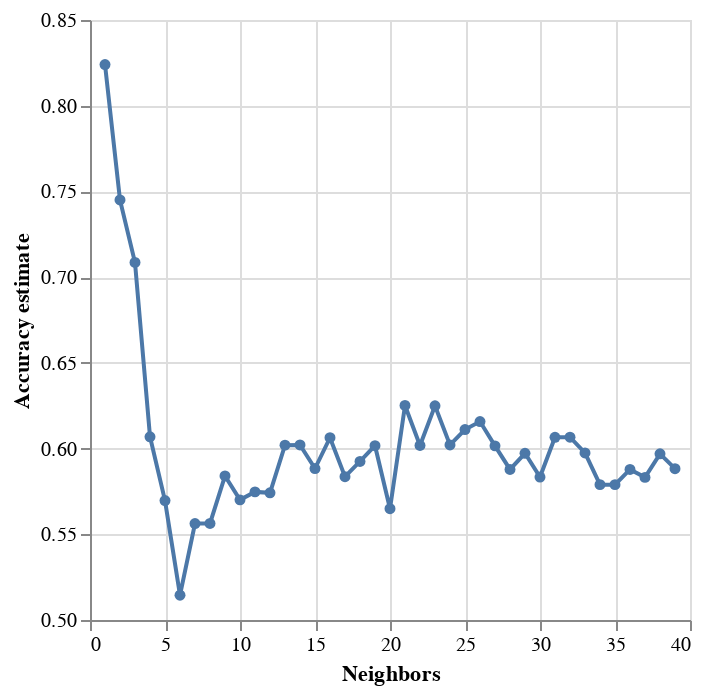

Notebook source saved alongside this figure:
### Markdown cell above
### 9 - Model training and tuning

We fit a KNN classifier and tuned the number of neighbors K. Small K values can lead to overfitting by making predictions too sensitive to individual observations, while large K values can lead to underfitting by overly smoothing decision boundaries. We used cross-validation to compare a range of K values and selected the value that produced the strongest and most stable performance.

### Code cell
#fitting to data

players_tune_grid.fit(X_train, y_train)

players_grid = pd.DataFrame(players_tune_grid.cv_results_)
players_grid
#plotting the accuracy vs k
accuracy_vs_k = alt.Chart(players_grid).mark_line(point=True).encode(
    x=alt.X("param_kneighborsclassifier__n_neighbors").title("Neighbors"),
    y=alt.Y("mean_test_score")
        .scale(zero=False)
        .title("Accuracy estimate")
)

accuracy_vs_k

### Figure 1 — Vega-Lite specification as saved in the notebook (floating-point values rounded to 4 significant figures)
{"config": {"view": {"continuousWidth": 300, "continuousHeight": 300}}, "data": {"name": "data-d13b1bb2ae2caca4b7cf39c2cec2a21d"}, "mark": {"type": "line", "point": true}, "encoding": {"x": {"field": "param_kneighborsclassifier__n_neighbors", "title": "Neighbors", "type": "quantitative"}, "y": {"field": "mean_test_score", "scale": {"zero": false}, "title": "Accuracy estimate", "type": "quantitative"}}, "$schema": "https://vega.github.io/schema/vega-lite/v5.20.1.json", "datasets": {"data-d13b1bb2ae2caca4b7cf39c2cec2a21d": [{"mean_fit_time": 0.004908, "std_fit_time": 0.0005008, "mean_score_time": 0.008797, "std_score_time": 0.00656, "param_kneighborsclassifier__n_neighbors": 1, "params": {"kneighborsclassifier__n_neighbors": 1}, "split0_test_score": 0.8409, "split1_test_score": 0.8837, "split2_test_score": 0.7442, "split3_test_score": 0.8605, "split4_test_score": 0.7907, "mean_test_score": 0.824, "std_test_score": 0.05032, "rank_test_score": 1}, {"mean_fit_time": 0.004375, "std_fit_time": 3.354e-05, "mean_score_time": 0.005063, "std_score_time": 4.807e-05, "param_kneighborsclassifier__n_neighbors": 2, "params": {"kneighborsclassifier__n_neighbors": 2}, "split0_test_score": 0.8182, "split1_test_score": 0.814, "split2_test_score": 0.6279, "split3_test_score": 0.7442, "split4_test_score": 0.7209, "mean_test_score": 0.745, "std_test_score": 0.06986, "rank_test_score": 2}, {"mean_fit_time": 0.004282, "std_fit_time": 1.336e-05, "mean_score_time": 0.005133, "std_score_time": 0.0002064, "param_kneighborsclassifier__n_neighbors": 3, "params": {"kneighborsclassifier__n_neighbors": 3}, "split0_test_score": 0.6591, "split1_test_score": 0.7907, "split2_test_score": 0.6744, "split3_test_score": 0.7442, "split4_test_score": 0.6744, "mean_test_score": 0.7086, "std_test_score": 0.05059, "rank_test_score": 3}, {"mean_fit_time": 0.004322, "std_fit_time": 6.01e-05, "mean_score_time": 0.005029, "std_score_time": 2.883e-05, "param_kneighborsclassifier__n_neighbors": 4, "params": {"kneighborsclassifier__n_neighbors": 4}, "split0_test_score": 0.5227, "split1_test_score": 0.5349, "split2_test_score": 0.6279, "split3_test_score": 0.6977, "split4_test_score": 0.6512, "mean_test_score": 0.6069, "std_test_score": 0.06769, "rank_test_score": 8}, {"mean_fit_time": 0.004298, "std_fit_time": 5.594e-05, "mean_score_time": 0.005117, "std_score_time": 0.0002087, "param_kneighborsclassifier__n_neighbors": 5, "params": {"kneighborsclassifier__n_neighbors": 5}, "split0_test_score": 0.5227, "split1_test_score": 0.5581, "split2_test_score": 0.5581, "split3_test_score": 0.6512, "split4_test_score": 0.5581, "mean_test_score": 0.5697, "std_test_score": 0.043, "rank_test_score": 35}, {"mean_fit_time": 0.004252, "std_fit_time": 5.139e-06, "mean_score_time": 0.005103, "std_score_time": 7.746e-05, "param_kneighborsclassifier__n_neighbors": 6, "params": {"kneighborsclassifier__n_neighbors": 6}, "split0_test_score": 0.3864, "split1_test_score": 0.5349, "split2_test_score": 0.4884, "split3_test_score": 0.6512, "split4_test_score": 0.5116, "mean_test_score": 0.5145, "std_test_score": 0.08509, "rank_test_score": 39}, {"mean_fit_time": 0.004263, "std_fit_time": 3.445e-05, "mean_score_time": 0.005161, "std_score_time": 0.0002202, "param_kneighborsclassifier__n_neighbors": 7, "params": {"kneighborsclassifier__n_neighbors": 7}, "split0_test_score": 0.4091, "split1_test_score": 0.5349, "split2_test_score": 0.4884, "split3_test_score": 0.7907, "split4_test_score": 0.5581, "mean_test_score": 0.5562, "std_test_score": 0.1278, "rank_test_score": 38}, {"mean_fit_time": 0.004444, "std_fit_time": 0.000345, "mean_score_time": 0.005136, "std_score_time": 4.58e-05, "param_kneighborsclassifier__n_neighbors": 8, "params": {"kneighborsclassifier__n_neighbors": 8}, "split0_test_score": 0.3864, "split1_test_score": 0.5349, "split2_test_score": 0.5116, "split3_test_score": 0.7674, "split4_test_score": 0.5814, "mean_test_score": 0.5563, "std_test_score": 0.1237, "rank_test_score": 37}, {"mean_fit_time": 0.007651, "std_fit_time": 0.006687, "mean_score_time": 0.005154, "std_score_time": 6.467e-05, "param_kneighborsclassifier__n_neighbors": 9, "params": {"kneighborsclassifier__n_neighbors": 9}, "split0_test_score": 0.4318, "split1_test_score": 0.5581, "split2_test_score": 0.5814, "split3_test_score": 0.7674, "split4_test_score": 0.5814, "mean_test_score": 0.584, "std_test_score": 0.1072, "rank_test_score": 26}, {"mean_fit_time": 0.004247, "std_fit_time": 1.387e-05, "mean_score_time": 0.005131, "std_score_time": 7.239e-05, "param_kneighborsclassifier__n_neighbors": 10, "params": {"kneighborsclassifier__n_neighbors": 10}, "split0_test_score": 0.4318, "split1_test_score": 0.5349, "split2_test_score": 0.6047, "split3_test_score": 0.6744, "split4_test_score": 0.6047, "mean_test_score": 0.5701, "std_test_score": 0.08201, "rank_test_score": 34}, {"mean_fit_time": 0.006401, "std_fit_time": 0.004215, "mean_score_time": 0.005132, "std_score_time": 5.259e-05, "param_kneighborsclassifier__n_neighbors": 11, "params": {"kneighborsclassifier__n_neighbors": 11}, "split0_test_score": 0.4318, "split1_test_score": 0.5349, "split2_test_score": 0.5581, "split3_test_score": 0.7209, "split4_test_score": 0.6279, "mean_test_score": 0.5747, "std_test_score": 0.09643, "rank_test_score": 32}, {"mean_fit_time": 0.004259, "std_fit_time": 1.309e-05, "mean_score_time": 0.01216, "std_score_time": 0.0141, "param_kneighborsclassifier__n_neighbors": 12, "params": {"kneighborsclassifier__n_neighbors": 12}, "split0_test_score": 0.5455, "split1_test_score": 0.5814, "split2_test_score": 0.4651, "split3_test_score": 0.6047, "split4_test_score": 0.6744, "mean_test_score": 0.5742, "std_test_score": 0.06892, "rank_test_score": 33}, {"mean_fit_time": 0.004264, "std_fit_time": 1.935e-06, "mean_score_time": 0.005145, "std_score_time": 6.409e-05, "param_kneighborsclassifier__n_neighbors": 13, "params": {"kneighborsclassifier__n_neighbors": 13}, "split0_test_score": 0.5682, "split1_test_score": 0.5581, "split2_test_score": 0.5349, "split3_test_score": 0.6279, "split4_test_score": 0.7209, "mean_test_score": 0.602, "std_test_score": 0.06691, "rank_test_score": 14}, {"mean_fit_time": 0.005008, "std_fit_time": 0.001426, "mean_score_time": 0.005134, "std_score_time": 2.782e-05, "param_kneighborsclassifier__n_neighbors": 14, "params": {"kneighborsclassifier__n_neighbors": 14}, "split0_test_score": 0.5455, "split1_test_score": 0.6279, "split2_test_score": 0.5349, "split3_test_score": 0.6279, "split4_test_score": 0.6744, "mean_test_score": 0.6021, "std_test_score": 0.05346, "rank_test_score": 13}, {"mean_fit_time": 0.004263, "std_fit_time": 1.081e-05, "mean_score_time": 0.005167, "std_score_time": 7.169e-05, "param_kneighborsclassifier__n_neighbors": 15, "params": {"kneighborsclassifier__n_neighbors": 15}, "split0_test_score": 0.5, "split1_test_score": 0.6279, "split2_test_score": 0.5581, "split3_test_score": 0.6047, "split4_test_score": 0.6512, "mean_test_score": 0.5884, "std_test_score": 0.05384, "rank_test_score": 22}, {"mean_fit_time": 0.004255, "std_fit_time": 1.89e-05, "mean_score_time": 0.00672, "std_score_time": 0.00312, "param_kneighborsclassifier__n_neighbors": 16, "params": {"kneighborsclassifier__n_neighbors": 16}, "split0_test_score": 0.6364, "split1_test_score": 0.6512, "split2_test_score": 0.5116, "split3_test_score": 0.5814, "split4_test_score": 0.6512, "mean_test_score": 0.6063, "std_test_score": 0.05387, "rank_test_score": 11}, {"mean_fit_time": 0.00425, "std_fit_time": 1.515e-05, "mean_score_time": 0.01129, "std_score_time": 0.01223, "param_kneighborsclassifier__n_neighbors": 17, "params": {"kneighborsclassifier__n_neighbors": 17}, "split0_test_score": 0.5227, "split1_test_score": 0.6512, "split2_test_score": 0.5349, "split3_test_score": 0.6047, "split4_test_score": 0.6047, "mean_test_score": 0.5836, "std_test_score": 0.04802, "rank_test_score": 27}, {"mean_fit_time": 0.004254, "std_fit_time": 9.2e-06, "mean_score_time": 0.005137, "std_score_time": 2.409e-05, "param_kneighborsclassifier__n_neighbors": 18, "params": {"kneighborsclassifier__n_neighbors": 18}, "split0_test_score": 0.6136, "split1_test_score": 0.6047, "split2_test_score": 0.5349, "split3_test_score": 0.6047, "split4_test_score": 0.6047, "mean_test_score": 0.5925, "std_test_score": 0.02901, "rank_test_score": 21}, {"mean_fit_time": 0.004264, "std_fit_time": 5.751e-05, "mean_score_time": 0.00528, "std_score_time": 0.0002194, "param_kneighborsclassifier__n_neighbors": 19, "params": {"kneighborsclassifier__n_neighbors": 19}, "split0_test_score": 0.6364, "split1_test_score": 0.6047, "split2_test_score": 0.5349, "split3_test_score": 0.6279, "split4_test_score": 0.6047, "mean_test_score": 0.6017, "std_test_score": 0.03569, "rank_test_score": 16}, {"mean_fit_time": 0.004246, "std_fit_time": 1.904e-05, "mean_score_time": 0.005175, "std_score_time": 6.777e-05, "param_kneighborsclassifier__n_neighbors": 20, "params": {"kneighborsclassifier__n_neighbors": 20}, "split0_test_score": 0.5455, "split1_test_score": 0.6279, "split2_test_score": 0.4186, "split3_test_score": 0.6279, "split4_test_score": 0.6047, "mean_test_score": 0.5649, "std_test_score": 0.07912, "rank_test_score": 36}, {"mean_fit_time": 0.004251, "std_fit_time": 1.118e-05, "mean_score_time": 0.005152, "std_score_time": 2.142e-05, "param_kneighborsclassifier__n_neighbors": 21, "params": {"kneighborsclassifier__n_neighbors": 21}, "split0_test_score": 0.5909, "split1_test_score": 0.6279, "split2_test_score": 0.5581, "split3_test_score": 0.7442, "split4_test_score": 0.6047, "mean_test_score": 0.6252, "std_test_score": 0.06366, "rank_test_score": 4}, {"mean_fit_time": 0.004234, "std_fit_time": 1.031e-05, "mean_score_time": 0.005172, "std_score_time": 6.467e-05, "param_kneighborsclassifier__n_neighbors": 22, "params": {"kneighborsclassifier__n_neighbors": 22}, "split0_test_score": 0.6136, "split1_test_score": 0.6744, "split2_test_score": 0.5581, "split3_test_score": 0.5814, "split4_test_score": 0.5814, "mean_test_score": 0.6018, "std_test_score": 0.04038, "rank_test_score": 15}, {"mean_fit_time": 0.004551, "std_fit_time": 0.0006118, "mean_score_time": 0.005176, "std_score_time": 5.857e-05, "param_kneighborsclassifier__n_neighbors": 23, "params": {"kneighborsclassifier__n_neighbors": 23}, "split0_test_score": 0.6364, "split1_test_score": 0.6977, "split2_test_score": 0.5814, "split3_test_score": 0.6279, "split4_test_score": 0.5814, "mean_test_score": 0.6249, "std_test_score": 0.04295, "rank_test_score": 5}, {"mean_fit_time": 0.004247, "std_fit_time": 2.808e-05, "mean_score_time": 0.00519, "std_score_time": 7.184e-05, "param_kneighborsclassifier__n_neighbors": 24, "params": {"kneighborsclassifier__n_neighbors": 24}, "split0_test_score": 0.5455, "split1_test_score": 0.6977, "split2_test_score": 0.4884, "split3_test_score": 0.6279, "split4_test_score": 0.6512, "mean_test_score": 0.6021, "std_test_score": 0.0753, "rank_test_score": 12}, {"mean_fit_time": 0.00422, "std_fit_time": 5.814e-06, "mean_score_time": 0.005134, "std_score_time": 2.405e-05, "param_kneighborsclassifier__n_neighbors": 25, "params": {"kneighborsclassifier__n_neighbors": 25}, "split0_test_score": 0.6136, "split1_test_score": 0.6977, "split2_test_score": 0.5116, "split3_test_score": 0.6279, "split4_test_score": 0.6047, "mean_test_score": 0.6111, "std_test_score": 0.05953, "rank_test_score": 7}, {"mean_fit_time": 0.00427, "std_fit_time": 3.62e-05, "mean_score_time": 0.005384, "std_score_time": 0.0003806, "param_kneighborsclassifier__n_neighbors": 26, "params": {"kneighborsclassifier__n_neighbors": 26}, "split0_test_score": 0.6136, "split1_test_score": 0.6977, "split2_test_score": 0.5116, "split3_test_score": 0.5814, "split4_test_score": 0.6744, "mean_test_score": 0.6158, "std_test_score": 0.0666, "rank_test_score": 6}, {"mean_fit_time": 0.00424, "std_fit_time": 5.174e-06, "mean_score_time": 0.005206, "std_score_time": 6.679e-05, "param_kneighborsclassifier__n_neighbors": 27, "params": {"kneighborsclassifier__n_neighbors": 27}, "split0_test_score": 0.6591, "split1_test_score": 0.6512, "split2_test_score": 0.5116, "split3_test_score": 0.5814, "split4_test_score": 0.6047, "mean_test_score": 0.6016, "std_test_score": 0.05343, "rank_test_score": 17}, {"mean_fit_time": 0.004248, "std_fit_time": 2.011e-05, "mean_score_time": 0.005182, "std_score_time": 2.692e-05, "param_kneighborsclassifier__n_neighbors": 28, "params": {"kneighborsclassifier__n_neighbors": 28}, "split0_test_score": 0.6136, "split1_test_score": 0.6279, "split2_test_score": 0.5116, "split3_test_score": 0.5814, "split4_test_score": 0.6047, "mean_test_score": 0.5878, "std_test_score": 0.041, "rank_test_score": 24}, {"mean_fit_time": 0.004235, "std_fit_time": 1.27e-05, "mean_score_time": 0.005265, "std_score_time": 0.0001279, "param_kneighborsclassifier__n_neighbors": 29, "params": {"kneighborsclassifier__n_neighbors": 29}, "split0_test_score": 0.5909, "split1_test_score": 0.6279, "split2_test_score": 0.5581, "split3_test_score": 0.5814, "split4_test_score": 0.6279, "mean_test_score": 0.5973, "std_test_score": 0.02721, "rank_test_score": 19}, {"mean_fit_time": 0.004279, "std_fit_time": 6.18e-05, "mean_score_time": 0.005221, "std_score_time": 5.566e-05, "param_kneighborsclassifier__n_neighbors": 30, "params": {"kneighborsclassifier__n_neighbors": 30}, "split0_test_score": 0.5682, "split1_test_score": 0.6279, "split2_test_score": 0.5581, "split3_test_score": 0.5814, "split4_test_score": 0.5814, "mean_test_score": 0.5834, "std_test_score": 0.02391, "rank_test_score": 28}, {"mean_fit_time": 0.004268, "std_fit_time": 6.618e-05, "mean_score_time": 0.005239, "std_score_time": 6.787e-05, "param_kneighborsclassifier__n_neighbors": 31, "params": {"kneighborsclassifier__n_neighbors": 31}, "split0_test_score": 0.5909, "split1_test_score": 0.6512, "split2_test_score": 0.5814, "split3_test_score": 0.6279, "split4_test_score": 0.5814, "mean_test_score": 0.6066, "std_test_score": 0.02813, "rank_test_score": 10}, {"mean_fit_time": 0.004235, "std_fit_time": 1.135e-05, "mean_score_time": 0.005188, "std_score_time": 2.48e-05, "param_kneighborsclassifier__n_neighbors": 32, "params": {"kneighborsclassifier__n_neighbors": 32}, "split0_test_score": 0.5682, "split1_test_score": 0.6512, "split2_test_score": 0.5116, "split3_test_score": 0.6744, "split4_test_score": 0.6279, "mean_test_score": 0.6067, "std_test_score": 0.05922, "rank_test_score": 9}, {"mean_fit_time": 0.004292, "std_fit_time": 8.321e-05, "mean_score_time": 0.005354, "std_score_time": 0.0001786, "param_kneighborsclassifier__n_neighbors": 33, "params": {"kneighborsclassifier__n_neighbors": 33}, "split0_test_score": 0.5455, "split1_test_score": 0.6512, "split2_test_score": 0.5116, "split3_test_score": 0.6744, "split4_test_score": 0.6047, "mean_test_score": 0.5975, "std_test_score": 0.06153, "rank_test_score": 18}, {"mean_fit_time": 0.004256, "std_fit_time": 3.288e-05, "mean_score_time": 0.005259, "std_score_time": 4.136e-05, "param_kneighborsclassifier__n_neighbors": 34, "params": {"kneighborsclassifier__n_neighbors": 34}, "split0_test_score": 0.5227, "split1_test_score": 0.6512, "split2_test_score": 0.5116, "split3_test_score": 0.6512, "split4_test_score": 0.5581, "mean_test_score": 0.579, "std_test_score": 0.06092, "rank_test_score": 30}, {"mean_fit_time": 0.004269, "std_fit_time": 3.404e-05, "mean_score_time": 0.00521, "std_score_time": 1.093e-05, "param_kneighborsclassifier__n_neighbors": 35, "params": {"kneighborsclassifier__n_neighbors": 35}, "split0_test_score": 0.5227, "split1_test_score": 0.6512, "split2_test_score": 0.5581, "split3_test_score": 0.6047, "split4_test_score": 0.5581, "mean_test_score": 0.579, "std_test_score": 0.0445, "rank_test_score": 30}, {"mean_fit_time": 0.004235, "std_fit_time": 1.153e-05, "mean_score_time": 0.00526, "std_score_time": 6.644e-05, "param_kneighborsclassifier__n_neighbors": 36, "params": {"kneighborsclassifier__n_neighbors": 36}, "split0_test_score": 0.6136, "split1_test_score": 0.6279, "split2_test_score": 0.5349, "split3_test_score": 0.6047, "split4_test_score": 0.5581, "mean_test_score": 0.5878, "std_test_score": 0.03533, "rank_test_score": 24}, {"mean_fit_time": 0.00429, "std_fit_time": 5.219e-05, "mean_score_time": 0.005252, "std_score_time": 6.002e-05, "param_kneighborsclassifier__n_neighbors": 37, "params": {"kneighborsclassifier__n_neighbors": 37}, "split0_test_score": 0.6136, "split1_test_score": 0.6512, "split2_test_score": 0.5116, "split3_test_score": 0.5814, "split4_test_score": 0.5581, "mean_test_score": 0.5832, "std_test_score": 0.04754, "rank_test_score": 29}, {"mean_fit_time": 0.004245, "std_fit_time": 9.823e-06, "mean_score_time": 0.005239, "std_score_time": 6.719e-05, "param_kneighborsclassifier__n_neighbors": 38, "params": {"kneighborsclassifier__n_neighbors": 38}, "split0_test_score": 0.6591, "split1_test_score": 0.6512, "split2_test_score": 0.5349, "split3_test_score": 0.6047, "split4_test_score": 0.5349, "mean_test_score": 0.5969, "std_test_score": 0.05397, "rank_test_score": 20}, {"mean_fit_time": 0.004231, "std_fit_time": 6.515e-06, "mean_score_time": 0.005192, "std_score_time": 1.539e-05, "param_kneighborsclassifier__n_neighbors": 39, "params": {"kneighborsclassifier__n_neighbors": 39}, "split0_test_score": 0.5227, "split1_test_score": 0.6512, "split2_test_score": 0.5581, "split3_test_score": 0.6744, "split4_test_score": 0.5349, "mean_test_score": 0.5883, "std_test_score": 0.06234, "rank_test_score": 23}]}}
